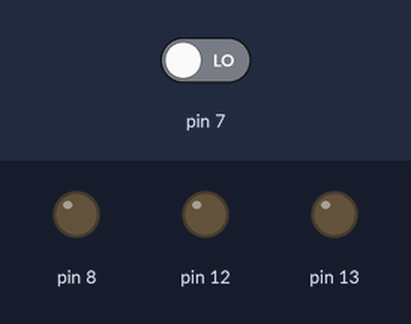
The sketch below on a simulated Arduino Uno, built with avr-gcc and run on an emulated ATmega328P. On the bench: output pins drawn as LEDs (lit = HIGH). The inputs (shaded band) are chosen by the test bench; at power-on: pin 7 LOW.

Above: at 1.2 s.
1.3 s: pin 7 driven HIGH
At 2.5 s:
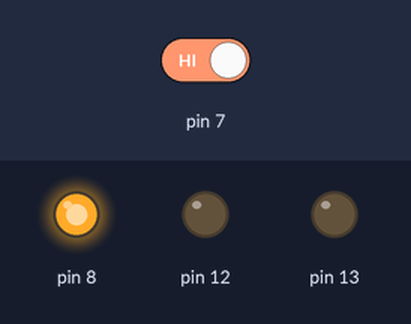
Timing chart, 0 to 4.3 s (numbered marks = the images above; inputs shaded):
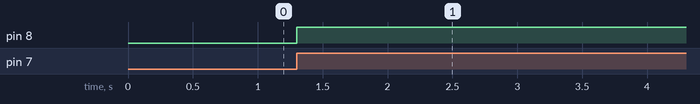

Measured:
- after the input at 1.3 s, pin 8: LOW → HIGH at once

The sketch:

BUTTONS.ino
```cpp
int led1=(8),
    led2=(12),
    but1=(7),
    but2=(13);


void setup() {
  pinMode(led1,OUTPUT);
  pinMode(led2,OUTPUT);
  pinMode(but1,INPUT);
  pinMode(but2,OUTPUT);

}

void loop() {
  int State1=(digitalRead(but1)),
      State2=(digitalRead(but2));

    if (State1==HIGH && State2==HIGH){
      digitalWrite(led1,HIGH),
      digitalWrite(led2,HIGH);
    }
    else if (State1==HIGH){
      digitalWrite(led1,HIGH);
    }
    else if (State2==HIGH){
      digitalWrite(led2,HIGH);
    }


}
```
